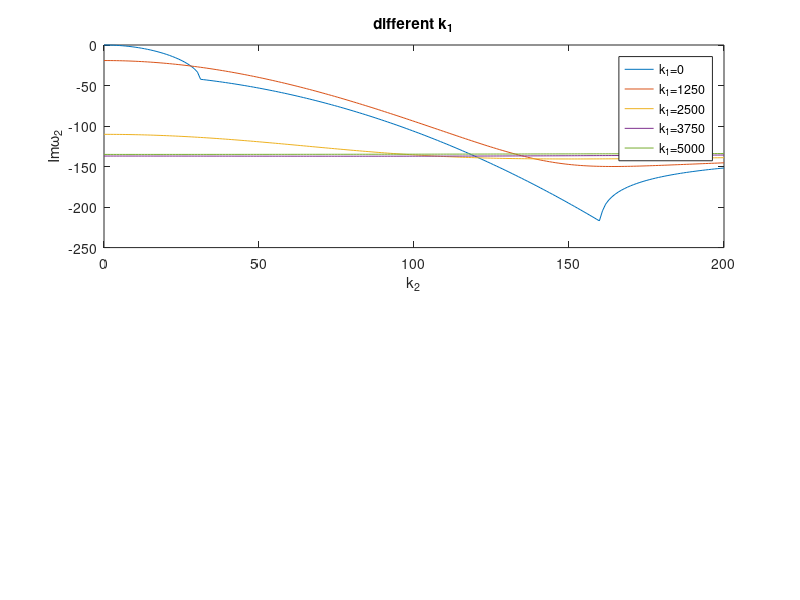

Here is the MATLAB script that generated this plot:
clc
clear
figure()
Nkb=5;
A=linspace(0,5000,Nkb);
for k=1:Nkb
    nu=20e-6;%kinematic viscosity \nu=\mu/\rho
    g=9.8;
    sc=deg2rad(30);
    rint=2.5e-3;
    q0=3e-5/(2*pi);
    aint=30*rint;

    hs=((3*nu*q0/(g*sin(sc)))*(1/aint))^(1/3);
    us=(1/3)*(g*sin(sc)/nu)*(hs)^2;
    Ys=3*nu/(hs)^2;
    h2=aint*cos(sc);

    D=us;
    E=hs;
    F=cos(sc);
    G=g;
    H=1/h2;
    P=0;
    Q=6*nu/(hs)^3;
    %Y=-Ys;

    N1=200;

    B=linspace(0,200,N1);
    %B=0;
    x1=[];
    for j=1:N1
            Y=-Ys.*(1+(hs.^2).*((A(k))^2+(H^2)*(B(j))^2));
            SQRT=(Y^2-4*E*F*G*(B(j))^2*H^2-4i*D*E*Q*A(k)-4*E*F*G*(A(k))^2)^(1/2);
            x1(j)=Y/2-real(SQRT)/2;
            x2(j)=Y/2+real(SQRT)/2;
    end
    %x1=Y/2-real(SQRT)/2;
    %x2=Y/2+real(SQRT)/2;


    strB{k}=['k_1=',num2str(A(k))];
    %subplot(2,1,1)
    %plot(B,x1)
    %legend(strB);
    %hold on
    
    %subplot(2,1,2)
    %plot(B,x2)
    %legend(strB);
    %hold on
    subplot(2,1,1)
    title('different k_1')
    plot(B,x2)
    legend(strB);
    xlabel('k_2')
    ylabel('Im{\omega_2}')
    hold on
    
    %subplot(2,1,2)
    %title('different k_1')
    %plot(B,x1)
    %legend(strB);
    %xlabel('k_2')
    %ylabel('Im{\omega_1}')
    %hold on
    
    
    %subplot(2,1,2)
    %title('different k_1')
    %plot(log(B),x2./B)
    %legend(strB);
    %xlabel('log{k_2}')
    %ylabel('Im{\omega}/k_2')
    %hold on
end
